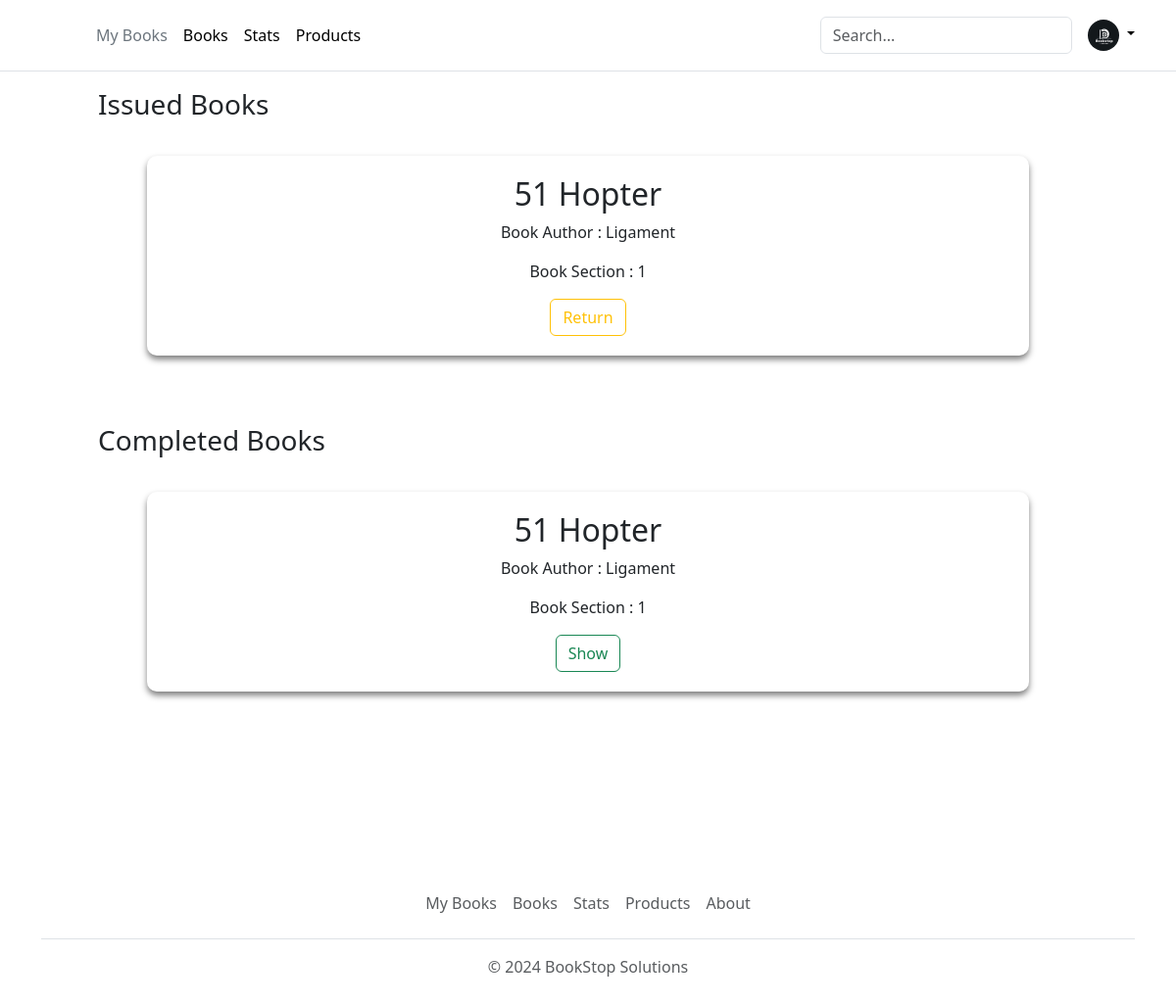
Before: /myBooks with the older database file.
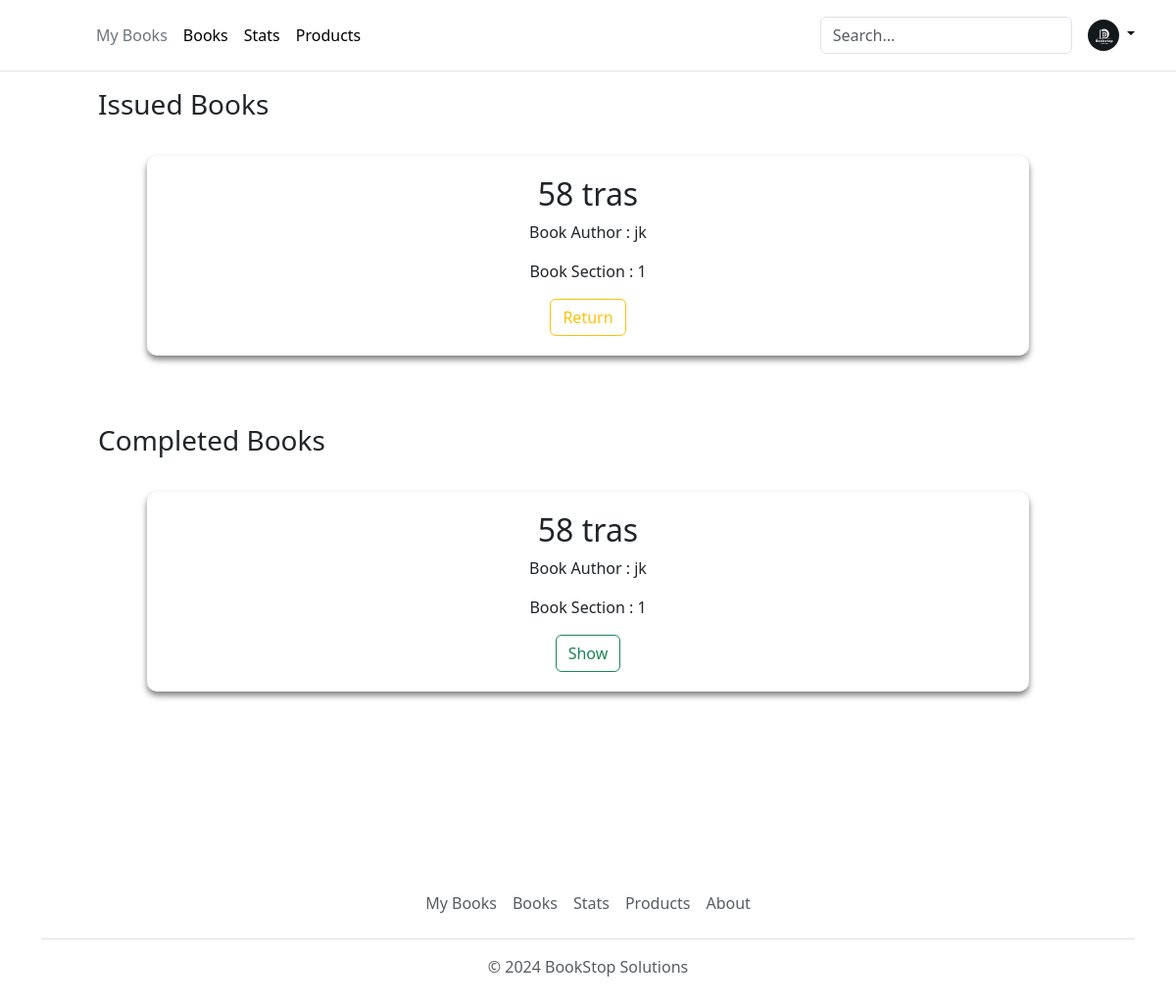
After: the same page with the newer database file.
### app.py (models this page shows)
class Books(db.Model):
    __tablename__ = 'books'
    BookId = db.Column(db.Integer, autoincrement=True, primary_key=True)
    SectionId = db.Column(db.Integer, db.ForeignKey('section.SectionId'), nullable=False)
    Title = db.Column(db.String(50), nullable=False)
    Author = db.Column(db.String(50), nullable=False)
    Content = db.Column(db.Text)
    ImageLink = db.Column(db.String(255))

### app.py (the view)
@app.route("/myBooks", methods=["GET","POST"])
def myBooks():
    books = Books.query.all()
    return render_template("myBooks.html", books= books)

### templates/myBooks.html (shortened to what this page needs)
<!DOCTYPE html>
<html lang="en">
  <head>
    <link rel="stylesheet" href="/static/add-section.css" />
    {% include 'bootstrap.html' %}
  </head>
  <body>
    <div>
      {% include 'header.html' %}
      <div>
        <h3>Issued Books</h3>
        <div class="main-container">
          {% for book in books %}
          <div class="section-container" id="1">
            <h2>{{book.BookId}} {{book.Title}}</h2>
            <p>Book Author : {{book.Author}}</p>
            <div>
              <p>Book Section : {{book.SectionId}}</p>
            </div>
            <button
              type="button"
              id="request{{book.BookId}}"
              class="btn btn-outline-warning"
            >
              Return
            </button>
          </div>
          {% endfor %}
        </div>
        <h3 class="second">Completed Books</h3>
        <div class="main-container">
          {% for book in books %}
          <div class="section-container" id="1">
            <h2>{{book.BookId}} {{book.Title}}</h2>
            <p>Book Author : {{book.Author}}</p>
            <div>
              <p>Book Section : {{book.SectionId}}</p>
            </div>
            <button
              type="button"
              id="request{{book.BookId}}"
              class="btn btn-outline-success"
            >
              Show
            </button>
          </div>
          {% endfor %}
        </div>
        {% include 'footer.html' %}
      </div>
    </div>
  </body>
</html>

Changed rows visible on the page:
removed Books: BookId "51", Title "Hopter", Author "Ligament", SectionId "1"
added Books: BookId "58", Title "tras", Author "jk", SectionId "1"
